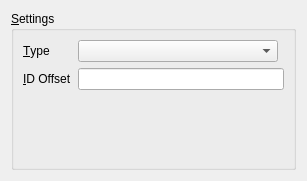
<?xml version="1.0" encoding="UTF-8"?>
<ui version="4.0">
 <class>sf::ServicePropertyPage</class>
 <widget class="sf::PropertyPage" name="sf::ServicePropertyPage">
  <property name="geometry">
   <rect>
    <x>0</x>
    <y>0</y>
    <width>307</width>
    <height>181</height>
   </rect>
  </property>
  <property name="windowTitle">
   <string>ServerPropertyPage</string>
  </property>
  <layout class="QVBoxLayout" name="verticalLayout">
   <item>
    <widget class="QGroupBox" name="groupBox">
     <property name="title">
      <string>&amp;Settings</string>
     </property>
     <layout class="QFormLayout" name="formLayout">
      <item row="0" column="0">
       <widget class="QLabel" name="lblType">
        <property name="toolTip">
         <string>Select the unit system for the application.</string>
        </property>
        <property name="text">
         <string>&amp;Type</string>
        </property>
        <property name="buddy">
         <cstring>cbServiceType</cstring>
        </property>
       </widget>
      </item>
      <item row="0" column="1">
       <widget class="QComboBox" name="cbServiceType">
        <property name="maximumSize">
         <size>
          <width>200</width>
          <height>16777215</height>
         </size>
        </property>
       </widget>
      </item>
      <item row="1" column="0">
       <widget class="QLabel" name="lblIdOffset">
        <property name="toolTip">
         <string>Enable or disable the unit conversion using a variable.</string>
        </property>
        <property name="text">
         <string>&amp;ID Offset</string>
        </property>
        <property name="buddy">
         <cstring>iieIdOffset</cstring>
        </property>
       </widget>
      </item>
      <item row="1" column="1">
       <widget class="sf::InformationIdEdit" name="iieIdOffset">
        <property name="toolTip">
         <string>Information ID select edit.</string>
        </property>
        <property name="whatsThis">
         <string>Information ID select edit with ID select dialog.</string>
        </property>
       </widget>
      </item>
     </layout>
    </widget>
   </item>
  </layout>
 </widget>
 <customwidgets>
  <customwidget>
   <class>sf::InformationIdEdit</class>
   <extends>QLineEdit</extends>
   <header>gii/qt/InformationIdEdit.h</header>
  </customwidget>
  <customwidget>
   <class>sf::PropertyPage</class>
   <extends>QWidget</extends>
   <header>misc/qt/PropertyPage.h</header>
   <container>1</container>
  </customwidget>
 </customwidgets>
 <resources/>
 <connections/>
</ui>
